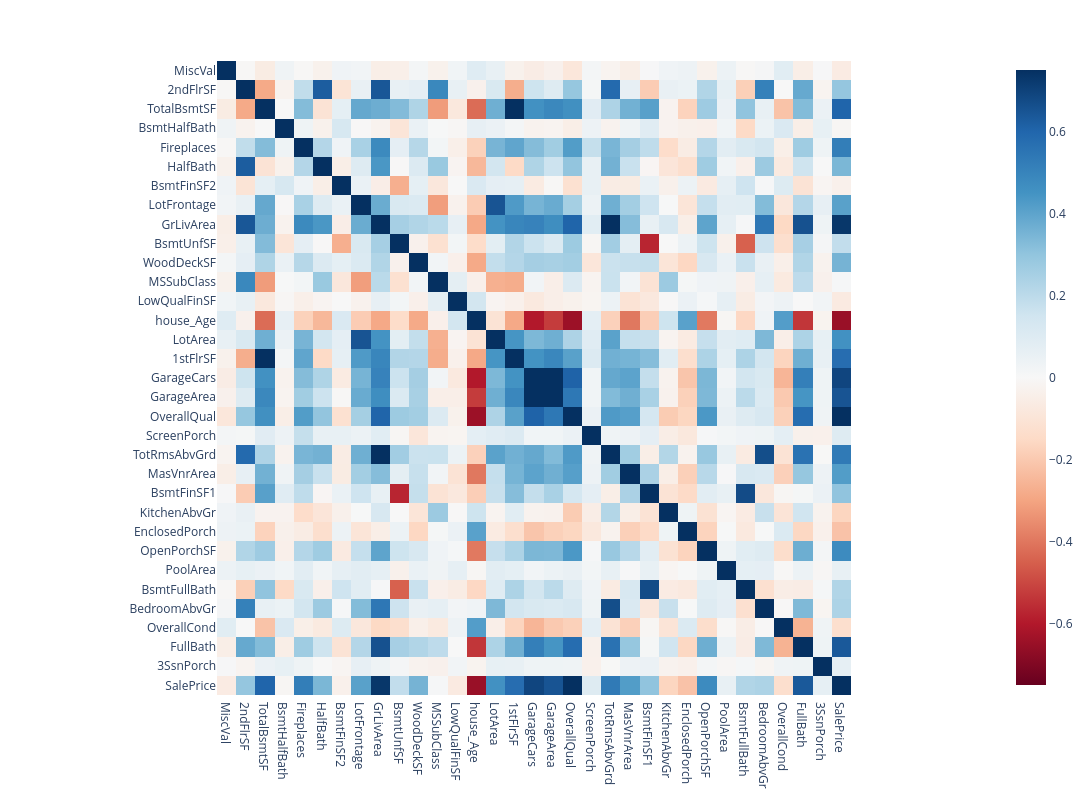

The cell this chart's notebook holds for it:
### Code cell
px.imshow(corr_matrix,
                width=1200,height=800,
                color_continuous_scale=px.colors.sequential.RdBu , zmin=-.75,zmax=.75)

### Figure 1 — Plotly figure (JSON) as saved in the notebook; plotly's stock layout.template omitted (floating-point values rounded to 4 significant figures; data arrays with more than 128 entries replaced by an {"elided": "..."} marker saying what was removed)
{"data": [{"coloraxis": "coloraxis", "hovertemplate": "x: %{x}<br>y: %{y}<br>color: %{z}<extra></extra>", "name": "0", "type": "heatmap", "x": ["MiscVal", "2ndFlrSF", "TotalBsmtSF", "BsmtHalfBath", "Fireplaces", "HalfBath", "BsmtFinSF2", "LotFrontage", "GrLivArea", "BsmtUnfSF", "WoodDeckSF", "MSSubClass", "LowQualFinSF", "house_Age", "LotArea", "1stFlrSF", "GarageCars", "GarageArea", "OverallQual", "ScreenPorch", "TotRmsAbvGrd", "MasVnrArea", "BsmtFinSF1", "KitchenAbvGr", "EnclosedPorch", "OpenPorchSF", "PoolArea", "BsmtFullBath", "BedroomAbvGr", "OverallCond", "FullBath", "3SsnPorch", "SalePrice"], "xaxis": "x", "y": ["MiscVal", "2ndFlrSF", "TotalBsmtSF", "BsmtHalfBath", "Fireplaces", "HalfBath", "BsmtFinSF2", "LotFrontage", "GrLivArea", "BsmtUnfSF", "WoodDeckSF", "MSSubClass", "LowQualFinSF", "house_Age", "LotArea", "1stFlrSF", "GarageCars", "GarageArea", "OverallQual", "ScreenPorch", "TotRmsAbvGrd", "MasVnrArea", "BsmtFinSF1", "KitchenAbvGr", "EnclosedPorch", "OpenPorchSF", "PoolArea", "BsmtFullBath", "BedroomAbvGr", "OverallCond", "FullBath", "3SsnPorch", "SalePrice"], "yaxis": "y", "z": {"elided": "33x33 float values"}}], "layout": {"coloraxis": {"cmax": 0.75, "cmin": -0.75, "colorscale": [[0, "rgb(103,0,31)"], [0.1, "rgb(178,24,43)"], [0.2, "rgb(214,96,77)"], [0.3, "rgb(244,165,130)"], [0.4, "rgb(253,219,199)"], [0.5, "rgb(247,247,247)"], [0.6, "rgb(209,229,240)"], [0.7, "rgb(146,197,222)"], [0.8, "rgb(67,147,195)"], [0.9, "rgb(33,102,172)"], [1, "rgb(5,48,97)"]]}, "height": 800, "margin": {"t": 60}, "width": 1200, "xaxis": {"anchor": "y", "constrain": "domain", "domain": [0, 1], "scaleanchor": "y"}, "yaxis": {"anchor": "x", "autorange": "reversed", "constrain": "domain", "domain": [0, 1]}}}
